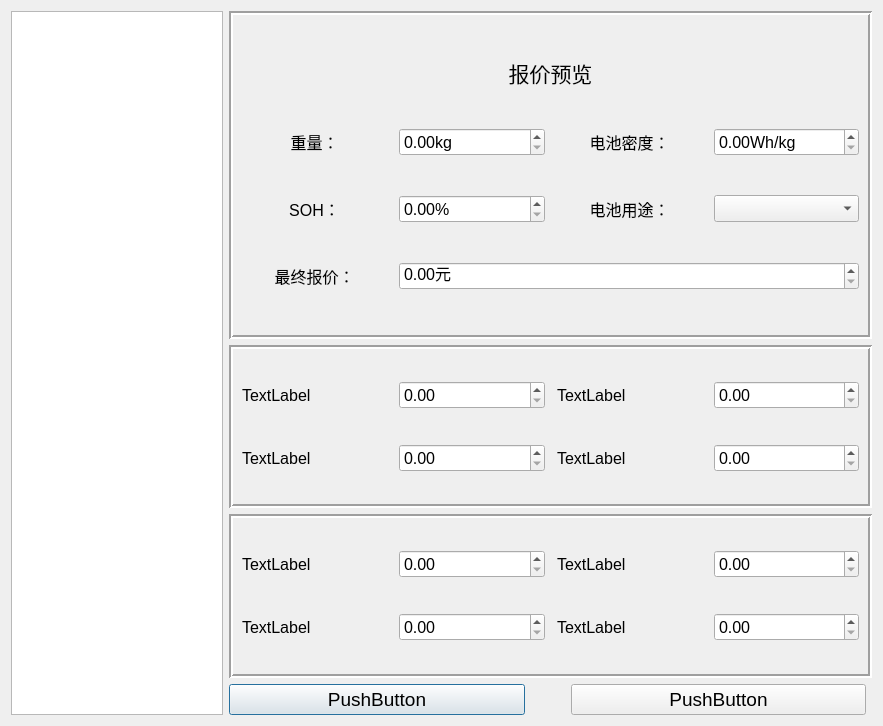
<?xml version="1.0" encoding="UTF-8"?>
<ui version="4.0">
 <class>quotationDialog</class>
 <widget class="QDialog" name="quotationDialog">
  <property name="geometry">
   <rect>
    <x>0</x>
    <y>0</y>
    <width>883</width>
    <height>726</height>
   </rect>
  </property>
  <property name="windowTitle">
   <string>Dialog</string>
  </property>
  <layout class="QGridLayout" name="gridLayout_2" rowstretch="2,1,1,1" columnstretch="1,3,0">
   <item row="0" column="0" rowspan="4">
    <widget class="QListWidget" name="listWidget">
     <property name="font">
      <font>
       <pointsize>12</pointsize>
      </font>
     </property>
    </widget>
   </item>
   <item row="0" column="1" colspan="2">
    <widget class="QFrame" name="frame_3">
     <property name="font">
      <font>
       <pointsize>12</pointsize>
      </font>
     </property>
     <property name="frameShape">
      <enum>QFrame::Box</enum>
     </property>
     <property name="frameShadow">
      <enum>QFrame::Sunken</enum>
     </property>
     <property name="lineWidth">
      <number>2</number>
     </property>
     <layout class="QGridLayout" name="gridLayout" rowstretch="1,1,1,1" columnstretch="1,1,1,1">
      <property name="horizontalSpacing">
       <number>12</number>
      </property>
      <property name="verticalSpacing">
       <number>6</number>
      </property>
      <item row="2" column="0">
       <widget class="QLabel" name="label_16">
        <property name="font">
         <font>
          <pointsize>12</pointsize>
         </font>
        </property>
        <property name="text">
         <string>SOH：</string>
        </property>
        <property name="alignment">
         <set>Qt::AlignCenter</set>
        </property>
       </widget>
      </item>
      <item row="2" column="2">
       <widget class="QLabel" name="label_18">
        <property name="font">
         <font>
          <pointsize>12</pointsize>
         </font>
        </property>
        <property name="text">
         <string>电池用途：</string>
        </property>
        <property name="alignment">
         <set>Qt::AlignCenter</set>
        </property>
       </widget>
      </item>
      <item row="2" column="3">
       <widget class="QComboBox" name="comboBox_2">
        <property name="sizePolicy">
         <sizepolicy hsizetype="Preferred" vsizetype="Maximum">
          <horstretch>0</horstretch>
          <verstretch>0</verstretch>
         </sizepolicy>
        </property>
        <property name="font">
         <font>
          <pointsize>12</pointsize>
         </font>
        </property>
       </widget>
      </item>
      <item row="1" column="2">
       <widget class="QLabel" name="label_20">
        <property name="font">
         <font>
          <pointsize>12</pointsize>
         </font>
        </property>
        <property name="text">
         <string>电池密度：</string>
        </property>
        <property name="alignment">
         <set>Qt::AlignCenter</set>
        </property>
       </widget>
      </item>
      <item row="3" column="0">
       <widget class="QLabel" name="label_19">
        <property name="font">
         <font>
          <pointsize>12</pointsize>
         </font>
        </property>
        <property name="text">
         <string>最终报价：</string>
        </property>
        <property name="alignment">
         <set>Qt::AlignCenter</set>
        </property>
       </widget>
      </item>
      <item row="1" column="3">
       <widget class="QDoubleSpinBox" name="doubleSpinBox_16">
        <property name="sizePolicy">
         <sizepolicy hsizetype="Preferred" vsizetype="Maximum">
          <horstretch>0</horstretch>
          <verstretch>0</verstretch>
         </sizepolicy>
        </property>
        <property name="font">
         <font>
          <pointsize>12</pointsize>
         </font>
        </property>
        <property name="suffix">
         <string>Wh/kg</string>
        </property>
       </widget>
      </item>
      <item row="1" column="0">
       <widget class="QLabel" name="label_17">
        <property name="font">
         <font>
          <pointsize>12</pointsize>
         </font>
        </property>
        <property name="text">
         <string>重量：</string>
        </property>
        <property name="alignment">
         <set>Qt::AlignCenter</set>
        </property>
       </widget>
      </item>
      <item row="1" column="1">
       <widget class="QDoubleSpinBox" name="doubleSpinBox_13">
        <property name="sizePolicy">
         <sizepolicy hsizetype="Preferred" vsizetype="Maximum">
          <horstretch>0</horstretch>
          <verstretch>0</verstretch>
         </sizepolicy>
        </property>
        <property name="font">
         <font>
          <pointsize>12</pointsize>
         </font>
        </property>
        <property name="suffix">
         <string>kg</string>
        </property>
       </widget>
      </item>
      <item row="2" column="1">
       <widget class="QDoubleSpinBox" name="doubleSpinBox_14">
        <property name="sizePolicy">
         <sizepolicy hsizetype="Preferred" vsizetype="Maximum">
          <horstretch>0</horstretch>
          <verstretch>0</verstretch>
         </sizepolicy>
        </property>
        <property name="font">
         <font>
          <pointsize>12</pointsize>
         </font>
        </property>
        <property name="suffix">
         <string>%</string>
        </property>
       </widget>
      </item>
      <item row="3" column="1" colspan="3">
       <widget class="QDoubleSpinBox" name="doubleSpinBox_15">
        <property name="sizePolicy">
         <sizepolicy hsizetype="Preferred" vsizetype="Maximum">
          <horstretch>0</horstretch>
          <verstretch>0</verstretch>
         </sizepolicy>
        </property>
        <property name="font">
         <font>
          <pointsize>12</pointsize>
         </font>
        </property>
        <property name="suffix">
         <string>元</string>
        </property>
       </widget>
      </item>
      <item row="0" column="0" colspan="4">
       <widget class="QLabel" name="label_9">
        <property name="sizePolicy">
         <sizepolicy hsizetype="Preferred" vsizetype="Maximum">
          <horstretch>0</horstretch>
          <verstretch>0</verstretch>
         </sizepolicy>
        </property>
        <property name="font">
         <font>
          <pointsize>16</pointsize>
         </font>
        </property>
        <property name="text">
         <string>报价预览</string>
        </property>
        <property name="alignment">
         <set>Qt::AlignCenter</set>
        </property>
       </widget>
      </item>
     </layout>
    </widget>
   </item>
   <item row="1" column="1" colspan="2">
    <widget class="QFrame" name="frame">
     <property name="frameShape">
      <enum>QFrame::Box</enum>
     </property>
     <property name="frameShadow">
      <enum>QFrame::Sunken</enum>
     </property>
     <property name="lineWidth">
      <number>2</number>
     </property>
     <layout class="QGridLayout" name="gridLayout_3">
      <property name="spacing">
       <number>12</number>
      </property>
      <item row="0" column="0">
       <widget class="QLabel" name="label">
        <property name="font">
         <font>
          <pointsize>12</pointsize>
         </font>
        </property>
        <property name="text">
         <string>TextLabel</string>
        </property>
       </widget>
      </item>
      <item row="0" column="1">
       <widget class="QDoubleSpinBox" name="doubleSpinBox">
        <property name="sizePolicy">
         <sizepolicy hsizetype="Preferred" vsizetype="Maximum">
          <horstretch>0</horstretch>
          <verstretch>0</verstretch>
         </sizepolicy>
        </property>
        <property name="font">
         <font>
          <pointsize>12</pointsize>
         </font>
        </property>
       </widget>
      </item>
      <item row="0" column="2">
       <widget class="QLabel" name="label_3">
        <property name="font">
         <font>
          <pointsize>12</pointsize>
         </font>
        </property>
        <property name="text">
         <string>TextLabel</string>
        </property>
       </widget>
      </item>
      <item row="0" column="3">
       <widget class="QDoubleSpinBox" name="doubleSpinBox_4">
        <property name="sizePolicy">
         <sizepolicy hsizetype="Preferred" vsizetype="Maximum">
          <horstretch>0</horstretch>
          <verstretch>0</verstretch>
         </sizepolicy>
        </property>
        <property name="font">
         <font>
          <pointsize>12</pointsize>
         </font>
        </property>
       </widget>
      </item>
      <item row="1" column="0">
       <widget class="QLabel" name="label_2">
        <property name="font">
         <font>
          <pointsize>12</pointsize>
         </font>
        </property>
        <property name="text">
         <string>TextLabel</string>
        </property>
       </widget>
      </item>
      <item row="1" column="1">
       <widget class="QDoubleSpinBox" name="doubleSpinBox_2">
        <property name="sizePolicy">
         <sizepolicy hsizetype="Preferred" vsizetype="Maximum">
          <horstretch>0</horstretch>
          <verstretch>0</verstretch>
         </sizepolicy>
        </property>
        <property name="font">
         <font>
          <pointsize>12</pointsize>
         </font>
        </property>
       </widget>
      </item>
      <item row="1" column="2">
       <widget class="QLabel" name="label_4">
        <property name="font">
         <font>
          <pointsize>12</pointsize>
         </font>
        </property>
        <property name="text">
         <string>TextLabel</string>
        </property>
       </widget>
      </item>
      <item row="1" column="3">
       <widget class="QDoubleSpinBox" name="doubleSpinBox_3">
        <property name="sizePolicy">
         <sizepolicy hsizetype="Preferred" vsizetype="Maximum">
          <horstretch>0</horstretch>
          <verstretch>0</verstretch>
         </sizepolicy>
        </property>
        <property name="font">
         <font>
          <pointsize>12</pointsize>
         </font>
        </property>
       </widget>
      </item>
     </layout>
    </widget>
   </item>
   <item row="2" column="1" colspan="2">
    <widget class="QFrame" name="frame_2">
     <property name="frameShape">
      <enum>QFrame::Box</enum>
     </property>
     <property name="frameShadow">
      <enum>QFrame::Sunken</enum>
     </property>
     <property name="lineWidth">
      <number>2</number>
     </property>
     <layout class="QGridLayout" name="gridLayout_4">
      <property name="spacing">
       <number>12</number>
      </property>
      <item row="0" column="1">
       <widget class="QDoubleSpinBox" name="doubleSpinBox_8">
        <property name="sizePolicy">
         <sizepolicy hsizetype="Preferred" vsizetype="Maximum">
          <horstretch>0</horstretch>
          <verstretch>0</verstretch>
         </sizepolicy>
        </property>
        <property name="font">
         <font>
          <pointsize>12</pointsize>
         </font>
        </property>
       </widget>
      </item>
      <item row="1" column="3">
       <widget class="QDoubleSpinBox" name="doubleSpinBox_7">
        <property name="sizePolicy">
         <sizepolicy hsizetype="Preferred" vsizetype="Maximum">
          <horstretch>0</horstretch>
          <verstretch>0</verstretch>
         </sizepolicy>
        </property>
        <property name="font">
         <font>
          <pointsize>12</pointsize>
         </font>
        </property>
       </widget>
      </item>
      <item row="0" column="2">
       <widget class="QLabel" name="label_7">
        <property name="font">
         <font>
          <pointsize>12</pointsize>
         </font>
        </property>
        <property name="text">
         <string>TextLabel</string>
        </property>
       </widget>
      </item>
      <item row="1" column="1">
       <widget class="QDoubleSpinBox" name="doubleSpinBox_6">
        <property name="sizePolicy">
         <sizepolicy hsizetype="Preferred" vsizetype="Maximum">
          <horstretch>0</horstretch>
          <verstretch>0</verstretch>
         </sizepolicy>
        </property>
        <property name="font">
         <font>
          <pointsize>12</pointsize>
         </font>
        </property>
       </widget>
      </item>
      <item row="1" column="2">
       <widget class="QLabel" name="label_6">
        <property name="font">
         <font>
          <pointsize>12</pointsize>
         </font>
        </property>
        <property name="text">
         <string>TextLabel</string>
        </property>
       </widget>
      </item>
      <item row="0" column="3">
       <widget class="QDoubleSpinBox" name="doubleSpinBox_5">
        <property name="sizePolicy">
         <sizepolicy hsizetype="Preferred" vsizetype="Maximum">
          <horstretch>0</horstretch>
          <verstretch>0</verstretch>
         </sizepolicy>
        </property>
        <property name="font">
         <font>
          <pointsize>12</pointsize>
         </font>
        </property>
       </widget>
      </item>
      <item row="1" column="0">
       <widget class="QLabel" name="label_8">
        <property name="font">
         <font>
          <pointsize>12</pointsize>
         </font>
        </property>
        <property name="text">
         <string>TextLabel</string>
        </property>
       </widget>
      </item>
      <item row="0" column="0">
       <widget class="QLabel" name="label_5">
        <property name="font">
         <font>
          <pointsize>12</pointsize>
         </font>
        </property>
        <property name="text">
         <string>TextLabel</string>
        </property>
       </widget>
      </item>
     </layout>
    </widget>
   </item>
   <item row="3" column="1">
    <layout class="QHBoxLayout" name="horizontalLayout">
     <item>
      <widget class="QPushButton" name="pushButton_2">
       <property name="font">
        <font>
         <pointsize>14</pointsize>
        </font>
       </property>
       <property name="text">
        <string>PushButton</string>
       </property>
      </widget>
     </item>
     <item>
      <spacer name="horizontalSpacer">
       <property name="orientation">
        <enum>Qt::Horizontal</enum>
       </property>
       <property name="sizeType">
        <enum>QSizePolicy::Minimum</enum>
       </property>
       <property name="sizeHint" stdset="0">
        <size>
         <width>40</width>
         <height>20</height>
        </size>
       </property>
      </spacer>
     </item>
     <item>
      <widget class="QPushButton" name="pushButton">
       <property name="font">
        <font>
         <pointsize>14</pointsize>
        </font>
       </property>
       <property name="text">
        <string>PushButton</string>
       </property>
      </widget>
     </item>
    </layout>
   </item>
  </layout>
 </widget>
 <resources/>
 <connections/>
</ui>
